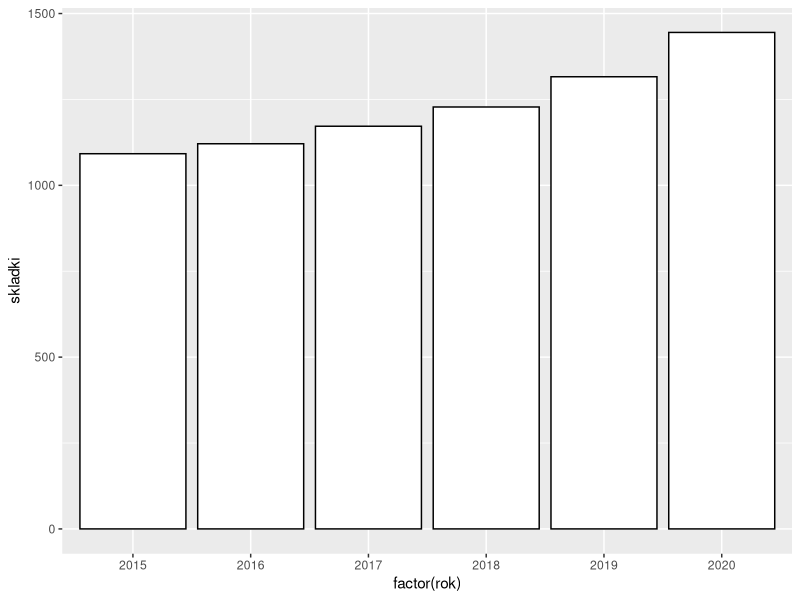

This figure's R source:
## ---- chunk 1
## obliczamy mianownik wskaźnika przekłamania danych
mianownik <- abs(1445-1092)/1092

## obliczamy licznik wskaźnika
licznik <- abs(330-53)/53

## wyliczamy ten wskaźnik
licznik/mianownik
## ---- chunk 2
library(ggplot2)

dane_wykres1 <- data.frame(rok = 2015:2020, 
                           skladki = c(1092, 1121, 1172, 1228, 1316, 1445))

ggplot(data = dane_wykres1, aes(x = factor(rok), y = skladki)) + 
  geom_col(fill = "white", color = "black")
## ---- chunk 3
## zależność w danych
mianownik <- abs(103-98)/98

## zależnosć według wykresu (tylko wysokość)
licznik1 <- abs(434-125)/125

## wyliczamy zależność ale według pola powierzchi
pow1 <- 145 * 440 ## pole prostokąta w który wpisany jest 1 kłos
pow2 <- 60 * 125 ## pole prostokąta w który wpisany jest 4 kłost

licznik2 <- abs(pow1 - pow2) / pow2

## lie factor tylko według wysokosci
licznik1/mianownik
licznik2/mianownik
